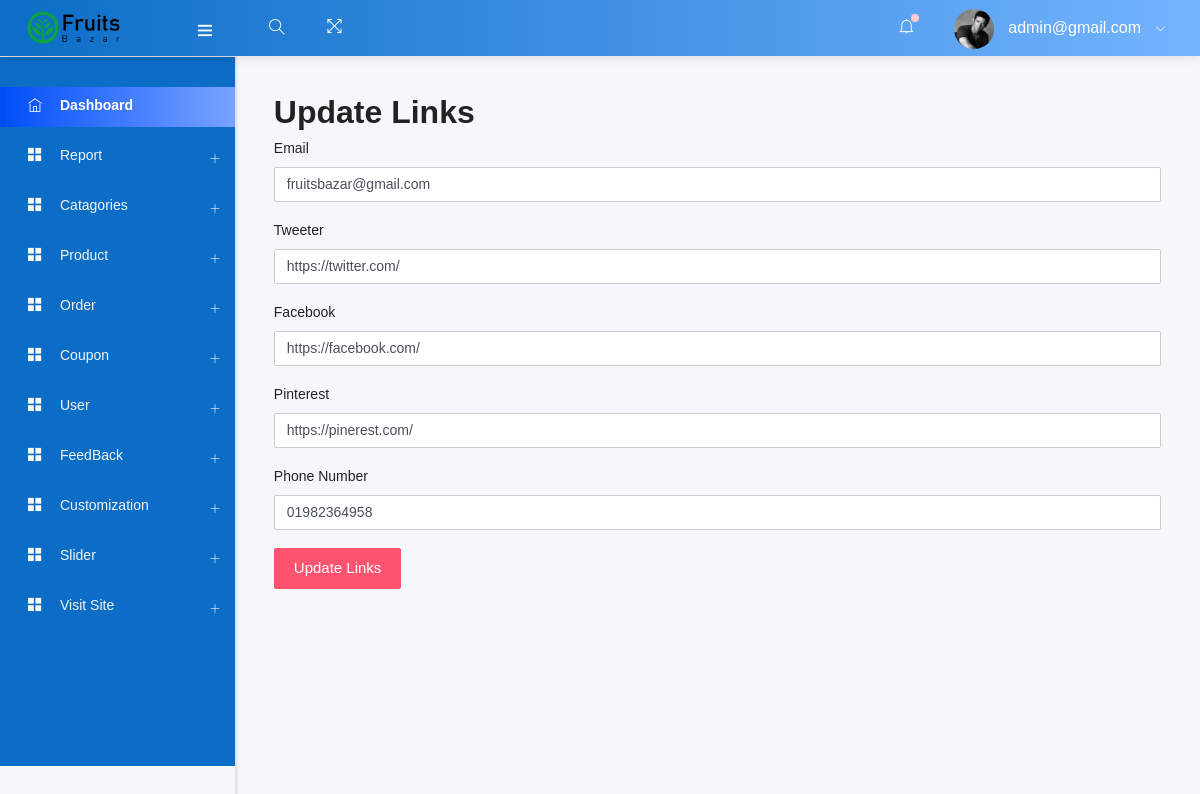
The page /admin/edit_links.php?status=edit&&id=10 (signed in) on the database its author committed.
### tables this page shows
CREATE TABLE `add_logo` (
  `id` int(10) NOT NULL,
  `img` varchar(200) NOT NULL
);

CREATE TABLE `header_info` (
  `id` int(10) NOT NULL,
  `email` varchar(30) NOT NULL,
  `tweeter` varchar(500) NOT NULL,
  `fb_link` varchar(500) NOT NULL,
  `pinterest` varchar(500) NOT NULL,
  `phone` varchar(20) NOT NULL
);

### admin/edit_links.php (called while the page is built, shortened)
<?php
    include ("template.php");
?>

### admin/class/adminback.php (called while the page is built, shortened)
<?php
class  adminback
{
    private $connection;
    function __construct()
    {
        $dbhost = "localhost";
        $dbuser = "root";
        $dbpass = "";
        $dbname = "fruitecommerce";
        $this->connection = mysqli_connect($dbhost, $dbuser, $dbpass, $dbname);
    }
    function display_link_ID($id)
    {
        $query = "SELECT * FROM header_info WHERE id = $id";
        if (mysqli_query($this->connection, $query)) {
            $cata_info = mysqli_query($this->connection, $query);
            return mysqli_fetch_assoc($cata_info);
        }
    }
    function display_logo()
    {
        $query = "SELECT * FROM add_logo";
        if (mysqli_query($this->connection, $query)) {
            $pdt_info = mysqli_query($this->connection, $query);
            return $pdt_info;
        }
    }
}

### admin/views/edit_links_view.php (the view, shortened to what this page needs)
<?php
    if(isset($_GET['status'])){
        if($_GET['status']=='edit'){
            $id = $_GET['id'];
           $link = $obj->display_link_ID($id);
        }
    }
?>
<h2>Update Links</h2>
<form action="" method="post">
    <div class="form-group">
        <label for="u_ctg_name">Email</label>
        <input type="text" name="email" class="form-control" value="<?php echo $link['email'] ?>">
    </div>
    <div class="form-group">
        <label for="u_ctg_des">Tweeter</label>
        <input type="text" name="tweeter" class="form-control"  value="<?php echo $link['tweeter'] ?>">
    </div>
     <div class="form-group">
        <label for="u_ctg_des">Facebook</label>
        <input type="text" name="fb" class="form-control"  value="<?php echo $link['fb_link'] ?>">
    </div>
     <div class="form-group">
        <label for="u_ctg_des">Pinterest</label>
        <input type="text" name="pin" class="form-control"  value="<?php echo $link['pinterest'] ?>">
    </div>
     <div class="form-group">
        <label for="phone">Phone Number</label>
        <input type="tel" name="phone" class="form-control"  value="<?php echo $link['phone'] ?>">
    </div>
    <input type="submit" value="Update Links" name="update_link" class="btn btn-primary" >
</form>

### admin/includes/headernav.php (shortened to what this page needs)
<nav class="navbar header-navbar pcoded-header">
               <div class="navbar-wrapper">
                   <div class="navbar-logo">
                       <a class="mobile-menu" id="mobile-collapse" href="#!">
                           <i class="ti-menu"></i>
                       </a>
                       <a href="index.php">
                       <?php
                        $obj=new adminback();
                        $logo_info = $obj->display_logo();
                        $logo = mysqli_fetch_assoc($logo_info);
                       ?>
                           <img class="img-fluid" src="uploads/<?php echo $logo['img']; ?>" alt="Theme-Logo" />
                       </a>
                   </div>
                   <div class="navbar-container container-fluid">
                       <ul class="nav-left">
                           <li class="header-search">
                               <div class="main-search morphsearch-search">
                                   <div class="input-group">
                                       <input type="text" class="form-control">
                                       <span class="input-group-addon search-btn"><i class="ti-search"></i></span>
                                   </div>
                               </div>
                           </li>
                           <li>
                               <a href="#!" onclick="javascript:toggleFullScreen()">
                                   <i class="ti-fullscreen"></i>
                               </a>
                           </li>
                       </ul>
                       <ul class="nav-right">
                           <li class="header-notification">
                               <a href="#!">
                                   <i class="ti-bell"></i>
                                   <span class="badge bg-c-pink"></span>
                               </a>
                           </li>
                           <li class="user-profile header-notification">
                               <a href="#!">
                                   <img src="assets/images/avatar-4.jpg" class="img-radius" alt="User-Profile-Image">
                                   <span> <?php echo $admin_email ?> </span>
                                   <i class="ti-angle-down"></i>
                               </a>
                           </li>
                       </ul>
                   </div>
               </div>
           </nav>

### admin/includes/head.php (style rules this page uses)
.pcoded .pcoded-header[header-theme="theme5"] { background: -webkit-gradient(linear, left top, right top, from(#0071f3), to(#73b4ff)); background: linear-gradient(to right, #0b6dc6, #73b4ff); }
.btn-primary, .sweet-alert button.confirm, .wizard > .actions a { background-color: #ff5370; border-color: #ff5370; color: #fff; }

### rows shown on the page
add_logo: img (picture)
header_info: email "fruitsbazar@gmail.com", tweeter "https://twitter.com/", fb "https://facebook.com/", pin "https://pinerest.com/", phone "01982364958"

### other values the page prints
$admin_email "admin@gmail.com"
